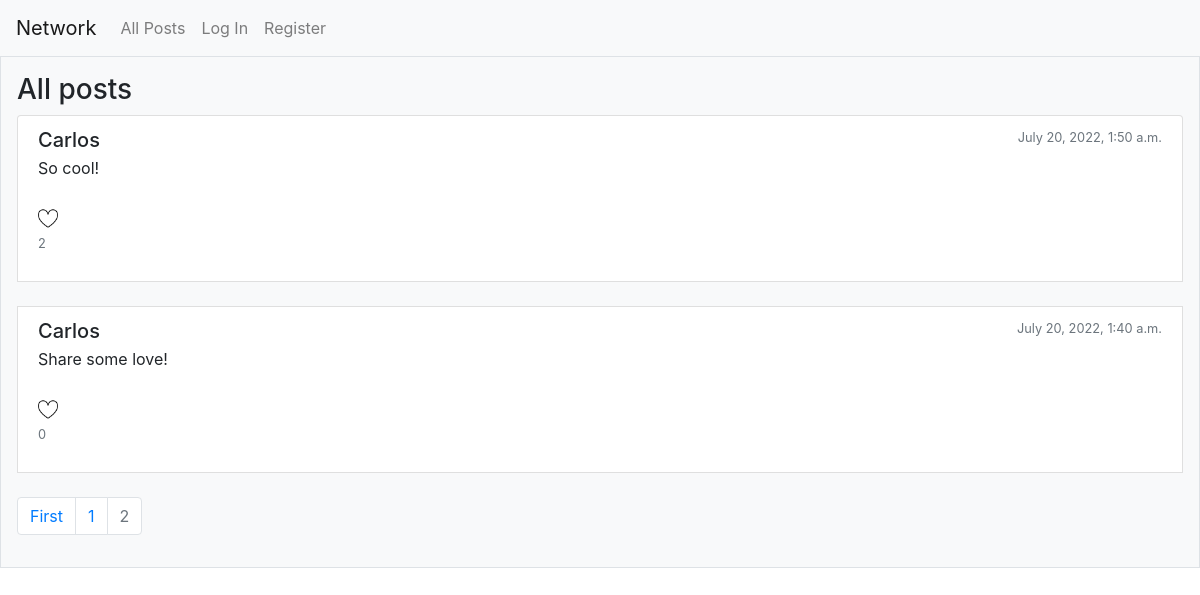
Screenshot of /?page=2 with the database file from the repository.
### network/models.py (models this page shows, shortened)
class PostModel(models.Model):
    body = models.CharField(max_length=280)
    likes = models.ManyToManyField("User", blank=True, related_name='likes', symmetrical=False)
    created_by = models.ForeignKey("User", on_delete=models.CASCADE)
    created_at = models.DateTimeField(auto_now_add=True)

class User(AbstractUser):
    pass
    following = models.ManyToManyField("self", blank=True, related_name='followers', symmetrical=False)

### network/views.py (the view)
# urls.py: path("", views.index, name="index"),
def index(request):
    posts = PostModel.objects.annotate(number_of_likes=Count('likes', distinct=True)).order_by('-created_at')
    paginator = Paginator(posts, 10)
    page_number = request.GET.get('page')
    page_obj = paginator.get_page(page_number)
    return render(request, "network/index.html", {
        'page_obj': page_obj,
    })

### network/templates/network/index.html (shortened to what this page needs)
{% extends "network/layout.html" %}
{% load static %}
{% block body %}
<div class="row gx-5">
    <div class="col">
        <div class="p-3 border bg-light">
            <h3>All posts</h3>
            <div class="list-group">
                {% for post in page_obj %}
                <div class="list-group-item">
                    <div class="d-flex w-100 justify-content-between">
                        {% if user.is_authenticated %}
                        <a href="{% url 'user_profile' post.created_by.id %}">
                            <h5 class="mb-1">{{ post.created_by }}</h5>
                        </a>
                        {% else %}
                            <h5 class="mb-1">{{ post.created_by }}</h5>
                        {% endif %}
                        <small class="text-muted">{{ post.created_at }}</small>
                    </div>
                        <p id="post_body_{{ post.id }}" class="mb-1">{{ post.body }}</p>
                        <small class="text-muted">
                        <textarea id='edit_textarea_{{ post.id }}' style="display: none;">{{ post.body }}</textarea><br>
                        {% if request.user in post.likes.all %}
                        <input id='like_button_{{ post.id }}' type="image" style="width: 20px;" onclick="like_post('{{ post.id }}', '{{ request.user.id }}')" src="{% static 'network/unlike.png' %}">
                        {% else %}
                        <input id='like_button_{{ post.id }}' type="image" style="width: 20px;" onclick="like_post('{{ post.id }}', '{{ request.user.id }}')" src="{% static 'network/like.png' %}">
                        {% endif %}
                        <p id="post_{{ post.id }}"> {{ post.number_of_likes }} </p>
                    </small>
                </div>
                <br>
                {% endfor %}
            </div>
            <nav>
                <ul class="pagination">
                    {% if page_obj.has_previous %}
                        <li class="page-item"><a class="page-link" href="?page=1">First</a></li>
                        <li class="page-item"><a class="page-link" href="?page={{ page_obj.previous_page_number }}">{{ page_obj.previous_page_number }}</a></li>
                    {% endif %}
                        <li class="page-item disabled"><a class="page-link" href="?page={{ page_obj.number }}">{{ page_obj.number }}</a></li>
                </ul>
            </nav>
        </div>
    </div>
</div>
{% endblock %}

### rows the page displays
PostModel: created_by "Carlos", created_at "July 20, 2022, 1:50 a.m.", body "So cool!", number_of_likes "2"
PostModel: created_by "Carlos", created_at "July 20, 2022, 1:40 a.m.", body "Share some love!", number_of_likes "0"

### other values shown
{{ page_obj.previous_page_number }} "1"
{{ page_obj.number }} "2"
